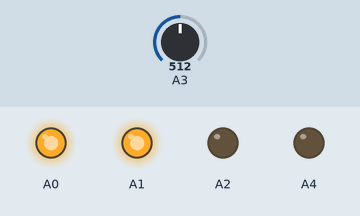
Simulated run of this sketch. Board: Arduino Uno, built with avr-gcc and run on an emulated ATmega328P. On the bench: output pins drawn as LEDs (lit = HIGH). Inputs (shaded band) come from the test bench; at power-on: A3 = 512.

Above: at 12.4 s.
12.5 s: A3 set to 582
14.0 s: A3 set to 619
At 15.2 s:
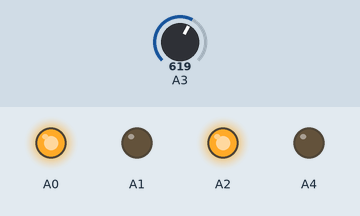
15.5 s: A3 set to 590
At 16.4 s:
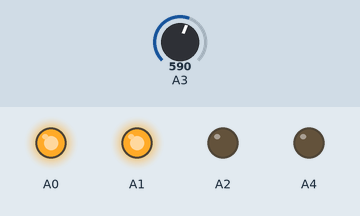
17.0 s: A3 set to 610
At 22.5 s:
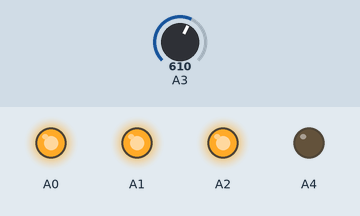
Timing chart, 0 to 28.5 s (numbered marks = the images above; inputs shaded):
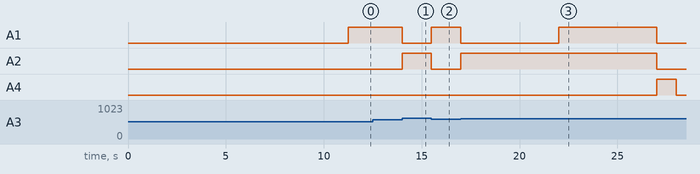

The sketch:

sketch_nov13a.ino
```cpp
unsigned long lastTime = 0;
int i = 0;

void setup() {
  pinMode(A0,OUTPUT);
  pinMode(A1,OUTPUT);
  pinMode(A2,OUTPUT);
  pinMode(A4,OUTPUT);
  pinMode(A3,INPUT);

  //digitalWrite(A0,HIGH);
  digitalWrite(A0,LOW);
  digitalWrite(A1,LOW);
  digitalWrite(A2,LOW);
  digitalWrite(A4,LOW);

  while((millis()-lastTime)<1250);
  digitalWrite(A0,HIGH);
  while((millis()-lastTime)<11250);
  lastTime = millis();
}

void loop() {
  if(i<3){
    if(analogRead(A3)>600){
      if(((millis()-lastTime)>0)&&((millis()-lastTime)<5000)){
        digitalWrite(A0,HIGH);
        digitalWrite(A1,LOW);
        digitalWrite(A2,HIGH);
      }
      if(((millis()-lastTime)>5000)&&((millis()-lastTime)<10000)){
        digitalWrite(A1,HIGH);
        digitalWrite(A0,HIGH);
        digitalWrite(A2,HIGH);
      }
      if((millis()-lastTime)>10000){
        if(analogRead(A3)>600){
          digitalWrite(A0,HIGH);
          digitalWrite(A1,LOW);
          digitalWrite(A2,LOW);
          digitalWrite(A4,HIGH);
          if((millis()-lastTime)>11000){
            digitalWrite(A4,LOW);
            while(((millis()-lastTime)>11000)&&((millis()-lastTime)<12000));
            if((millis()-lastTime)>12000){
              lastTime = millis();
              i++;
            }
          }
        }
      }
    }

      if(analogRead(A3)<600){
        lastTime = millis();
        digitalWrite(A0,HIGH);
        digitalWrite(A1,HIGH);
        digitalWrite(A2,LOW);
        digitalWrite(A4,LOW);
     }
  }
  if(i>=3){
    digitalWrite(A0,LOW);
    digitalWrite(A1,LOW);
    digitalWrite(A2,LOW);
    digitalWrite(A4,LOW);
  }
}
```

Measured:
- the behaviour switches between 600 and 601 on A3 (found by bisection; images 0 and 1)
- after the input at 12.5 s, every drawn part: stays the same
- after the input at 14.0 s, A1: HIGH → LOW at once; A2: LOW → HIGH at once
- after the input at 15.5 s, A1: LOW → HIGH at once; A2: HIGH → LOW at once
- after the input at 17.0 s, A1: HIGH → LOW at once, → HIGH 5.0 s later, → LOW 5.0 s later; A2: LOW → HIGH at once, → LOW 10.0 s later; A4: LOW → HIGH after 10.0 s, → LOW 1.0 s later
